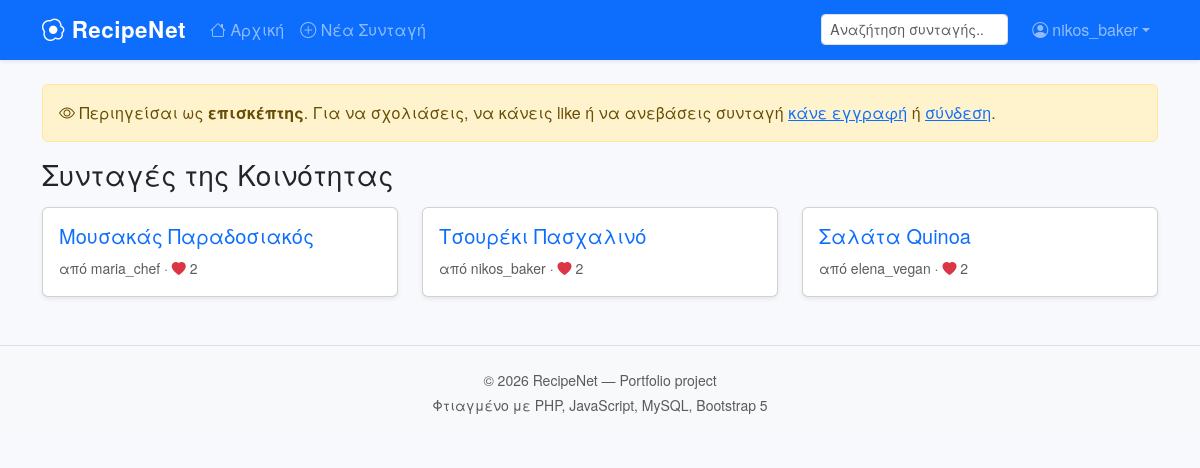
/guest.php (signed in), run on the app's committed database.
### tables this page shows
CREATE TABLE users (
    id              INT AUTO_INCREMENT PRIMARY KEY,
    username        VARCHAR(50)  NOT NULL UNIQUE,
    email           VARCHAR(100) NOT NULL UNIQUE,
    password_hash   VARCHAR(255) NOT NULL,
    full_name       VARCHAR(100),
    bio             TEXT,
    avatar          VARCHAR(255) DEFAULT 'default_avatar.png',
    created_at      DATETIME DEFAULT CURRENT_TIMESTAMP,
    INDEX idx_username (username),
    INDEX idx_email (email)
);

CREATE TABLE recipes (
    id              INT AUTO_INCREMENT PRIMARY KEY,
    user_id         INT NOT NULL,
    title           VARCHAR(150) NOT NULL,
    description     TEXT,
    ingredients     TEXT NOT NULL,
    steps           TEXT NOT NULL,
    image           VARCHAR(255),
    category        VARCHAR(50),
    prep_time       INT,  
    created_at      DATETIME DEFAULT CURRENT_TIMESTAMP,
    FOREIGN KEY (user_id) REFERENCES users(id) ON DELETE CASCADE,
    INDEX idx_user (user_id),
    INDEX idx_created (created_at),
    FULLTEXT INDEX idx_search (title, description, ingredients)
);

### includes/functions.php (called while the page is built, shortened)
<?php
function isLoggedIn(): bool {
    return isset($_SESSION['user_id']);
}
function e(?string $value): string {
    return htmlspecialchars($value ?? '', ENT_QUOTES | ENT_HTML5, 'UTF-8');
}

### guest.php (the view, shortened to what this page needs)
<?php
require_once 'config/db.php';
require_once 'includes/functions.php';
$stmt = $pdo->query(
    "SELECT r.*, u.username,
        (SELECT COUNT(*) FROM likes l WHERE l.recipe_id = r.id) AS like_count
     FROM recipes r JOIN users u ON r.user_id = u.id
     ORDER BY r.created_at DESC LIMIT 12"
);
$recipes = $stmt->fetchAll();
require 'includes/header.php';
?>
<div class="alert alert-warning">
    <i class="bi bi-eye"></i> Περιηγείσαι ως <strong>επισκέπτης</strong>. Για να σχολιάσεις, να κάνεις like ή να ανεβάσεις συνταγή
    <a href="register.php">κάνε εγγραφή</a> ή <a href="login.php">σύνδεση</a>.
</div>
<h3 class="mb-3">Συνταγές της Κοινότητας</h3>
<div class="row g-4">
    <?php foreach ($recipes as $r): ?>
        <div class="col-md-6 col-lg-4">
            <div class="card h-100 shadow-sm">
                <div class="card-body">
                    <h5 class="card-title"><a href="recipe.php?id=<?= (int)$r['id'] ?>" class="text-decoration-none"><?= e($r['title']) ?></a></h5>
                    <small class="text-muted">από <?= e($r['username']) ?> · <i class="bi bi-heart-fill text-danger"></i> <?= (int)$r['like_count'] ?></small>
                </div>
            </div>
        </div>
    <?php endforeach; ?>
</div>
<?php require 'includes/footer.php'; ?>

### includes/header.php (shortened to what this page needs)
<?php
require_once __DIR__ . '/../config/db.php';
require_once __DIR__ . '/functions.php';
$currentUser = null;
if (isLoggedIn()) {
    $stmt = $pdo->prepare("SELECT id, username, full_name, avatar FROM users WHERE id = ?");
    $stmt->execute([currentUserId()]);
    $currentUser = $stmt->fetch();
}
?>
<!DOCTYPE html>
<html lang="el">
<head>
    <link href="https://cdn.jsdelivr.net/npm/bootstrap@5.3.2/dist/css/bootstrap.min.css" rel="stylesheet">
    <link rel="stylesheet" href="https://cdn.jsdelivr.net/npm/bootstrap-icons@1.11.2/font/bootstrap-icons.css">
    <link rel="stylesheet" href="https://cdn.jsdelivr.net/npm/sweetalert2@11/dist/sweetalert2.min.css">
    <link rel="stylesheet" href="assets/css/style.css">
</head>
<body>
<nav class="navbar navbar-expand-lg navbar-dark bg-primary shadow-sm sticky-top">
    <div class="container">
        <a class="navbar-brand fw-bold" href="index.php">
            <i class="bi bi-egg-fried"></i> RecipeNet
        </a>
        <div class="collapse navbar-collapse" id="navMain">
            <ul class="navbar-nav me-auto">
                <li class="nav-item"><a class="nav-link" href="index.php"><i class="bi bi-house"></i> Αρχική</a></li>
                <?php if (isLoggedIn()): ?>
                    <li class="nav-item"><a class="nav-link" href="upload_recipe.php"><i class="bi bi-plus-circle"></i> Νέα Συνταγή</a></li>
                <?php else: ?>
                    <li class="nav-item"><a class="nav-link" href="guest.php"><i class="bi bi-eye"></i> Περιήγηση ως Επισκέπτης</a></li>
                <?php endif; ?>
            </ul>
            <form class="d-flex me-3" role="search" action="index.php" method="get">
                <input class="form-control form-control-sm" type="search" name="q"
                       placeholder="Αναζήτηση συνταγής..." value="<?= e($_GET['q'] ?? '') ?>">
            </form>
            <ul class="navbar-nav">
                <?php if (isLoggedIn()): ?>
                    <li class="nav-item dropdown">
                        <a class="nav-link dropdown-toggle d-flex align-items-center" href="#" data-bs-toggle="dropdown">
                            <i class="bi bi-person-circle me-1"></i> <?= e($currentUser['username']) ?>
                        </a>
                    </li>
                <?php else: ?>
                    <li class="nav-item"><a class="nav-link" href="login.php"><i class="bi bi-box-arrow-in-right"></i> Σύνδεση</a></li>
                    <li class="nav-item"><a class="nav-link btn btn-light text-primary ms-2 px-3" href="register.php">Εγγραφή</a></li>
                <?php endif; ?>
            </ul>
        </div>
    </div>
</nav>
<main class="container my-4">

### assets/css/style.css (style rules this page uses)
body { background-color: #f7f9fc; font-family: 'Helvetica Neue', Arial, sans-serif; }
.navbar-brand { font-size: 1.4rem; letter-spacing: 0.5px; }

### data on the page
users: username "nikos_baker"
recipes: title "Μουσακάς Παραδοσιακός", user.username "maria_chef", like_count "2"
recipes: title "Τσουρέκι Πασχαλινό", user.username "nikos_baker", like_count "2"
recipes: title "Σαλάτα Quinoa", user.username "elena_vegan", like_count "2"
